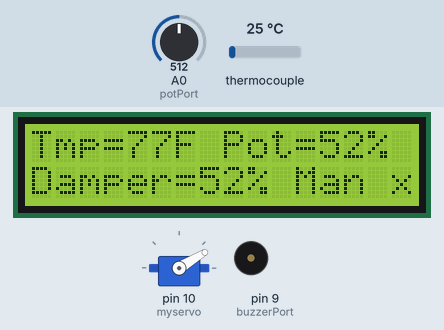
Bench run of a sketch on a simulated Arduino Uno, built with avr-gcc and run on an emulated ATmega328P. Shown: servo, 16×2 character LCD, buzzer (waves = sounding, pin HIGH). The test bench sets the inputs (shaded band); at power-on: A0 (potPort) = 512, thermocouple 25 °C. What the sketch prints to the serial monitor is not drawn.

Above: at 11.1 s.
11.2 s: A0 (potPort) set to 1023
At 16.3 s:
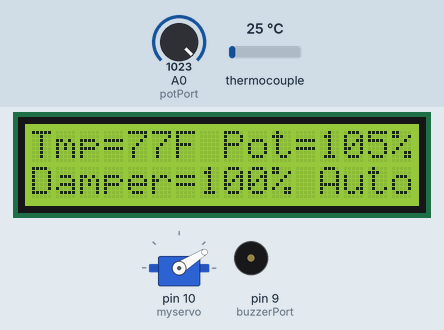
21.1 s: thermocouple set to 6 °C
At 30.9 s:
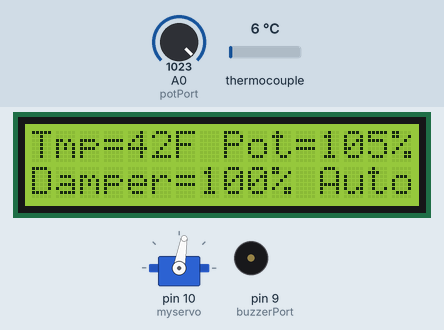
31.0 s: A0 (potPort) set to 963
At 36.1 s:
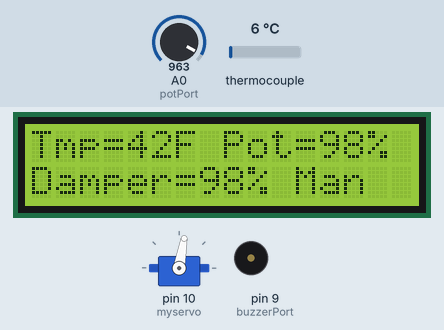
40.9 s: A0 (potPort) set to 942
At 45.7 s:
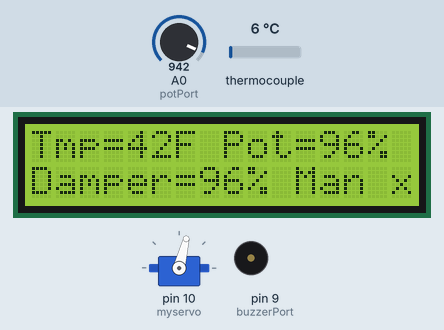
50.8 s: A0 (potPort) set to 716
At 59.6 s:
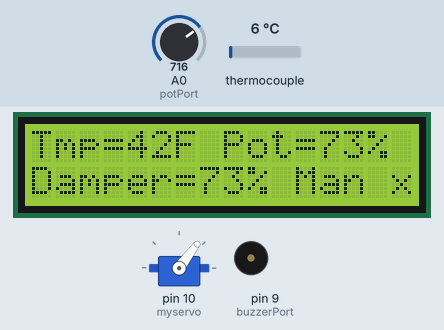
60.7 s: A0 (potPort) set to 679
At 70.8 s:
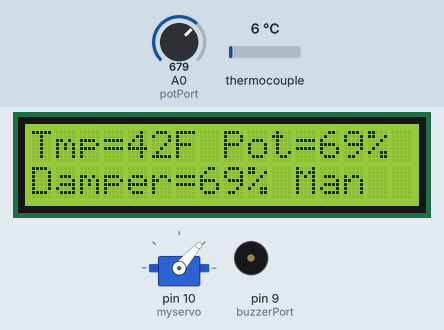
Timing chart, 0 to 72.3 s (numbered marks = the images above; inputs shaded):
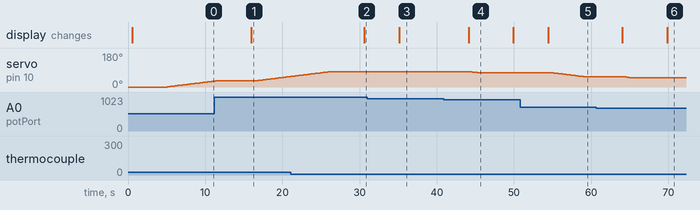

Measured:
- the behaviour switches between 955 and 954 on A0 (potPort) (found by bisection; images 3 and 4)
- the behaviour switches between 692 and 691 on A0 (potPort) (found by bisection; images 5 and 6)
- after the input at 11.2 s, the display: changes after 4.8 s (image 1)
- after the input at 21.1 s, the display: changes after 9.5 s (image 2)
- after the input at 31.0 s, the display: changes after 4.1 s (image 3)
- after the input at 40.9 s, servo on pin 10 (myservo): 80° → 79° after 3.7 s, → 78° 0.20 s later, → 77° 0.20 s later, → 76° 0.20 s later; the display: changes after 3.2 s (image 4)
- after the input at 50.8 s, servo on pin 10 (myservo): moves from 76° to 53° over 4.4 s, starting after 4.2 s; the display: changes after 3.7 s (image 5)
- after the input at 60.7 s, servo on pin 10 (myservo): 53° → 52° after 3.9 s, → 51° 0.20 s later, → 50° 0.20 s later, → 49° 0.20 s later; the display: first changes after 3.4 s (image 6 shows a later state)

The sketch:

StoveRegulator_v2.0.ino
```cpp
// (licence header left out)
// Include libraries for max6675, servo, LCD, and math.
#include <max6675.h>
#include <Servo.h>
#include <LiquidCrystal.h>
#include <math.h>

// Thermocouple pin mapping variables and compensation error variable:
int thermoCsPort = 6;               // CS pin on MAX6675; chip select
int thermoSoPort = 7;               // SO pin of MAX6675; serial output
int thermoSckkPort = 8;             // SCK pin of MAX6675; serial clock input
float error = 0.0;                  // Temperature compensation error

// Buzzer setup variables:
int buzzerPort = 9;               // Buzzer port id
int buzzerRefillFrequency = 1900; // Buzzer tone frequency for refill alarm
int buzzerRefillRepeat = 3;       // Number of refill alarm tones
int buzzerRefillDelay = 1000;     // Delay between refill alarm tones
int buzzerEndFrequency = 950;     // Buzzer tone frequency for end of fire damper close alarm
int buzzerEndRepeat = 2;          // Number of tones for end of fire damper close alarm
int buzzerEndDelay = 2000;        // Delay of tone for end of fire damper close alarm

// Potentiometer variables
int servoPort = 0;
int potPort = 0;

// LCD port variables
int lcdPort1 = 12;
int lcdPort2 = 11;
int lcdPort3 = 5;
int lcdPort4 = 4;
int lcdPort5 = 3;
int lcdPort6 = 2;

// Device objects - create servo, therocouple, and lcd objects
Servo myservo;
MAX6675 thermocouple(thermoSckkPort, thermoCsPort, thermoSoPort);
LiquidCrystal lcd(lcdPort1, lcdPort2, lcdPort3, lcdPort4, lcdPort5, lcdPort6);

// Servo calibration settings
float servoCalibration = 1.0;  // 1.0 is neutral cal - adjust value so servo arm drives closed damper when damper variable equals 0 (0%)
float servoOffset = 20;  // offset angle for servo angle adjustment
float servoAngle = 100;  // adjust value to define total angular travel of servo so that cable drives damper from fully opened to fully closed

/*
  Note - regulation variables (Based on PID):
      damper = kP * errP + kI * errI + kD * errD
      errP = targetTempC - temperature
      errI = errP integral
      errD = errP derivative
*/

int temperature = 0;       // initialize temperature variable for C
float temperatureMin = 38; // under this temperature (38C = 100F), the regulation closes the damper if end of fire conditions are met
float targetTempC = 135; // the target temperature as measured by the thermocouple (135 C = 275 F)
float errP = 0.0;          // initialize the proportional term
float errD = 0.0;          // initialize the derivative term
float errI = 0.0;          // initialize the integral term
float errOld = 0.0;        // initialize term used to capture prior cycle ErrP
float kP = 4;              // P coefficient of the PID regulation (was 5)
float kI = 0.001;          // I coefficient of the PID regulation (was 0.0005)
float kD = 1.0;            // D coefficient of the PID regulation (was 0.00005)

float refillTrigger = 5000;// refillTrigger used to notify need of a wood refill
float endTrigger = 25000;  // closeTrigger used to close damper at end of combustion

int pot = 0;
int oldPot = 0;
float potMax = 1023.0;   // Potentiometer calibration
int potRelMax = 100;     // Potentiometer value above which the regulator runs in automatic mode

int angle = 0;
int damper = 0;
int oldDamper = 0;
int diff = 0;
float maxDamper = 100.0;  // Sets maximum damper setting
float minDamper = 0.0;    // Sets minimum damper setting
float zeroDamper = 0.0;   // Sets zero damper setting - note that stove allows some amount of airflow at zero damper

String messageTemp; // Initialize message for temperature output to lcd
String messageDamp; // Initialize message for damper setting output to lcd

boolean endBuzzer = true;
boolean refillBuzzer = true;


// Utility function to convert temperature in C to F
int tempF(int tempC){
 return tempC * 9 / 5 + 32;
}


// arduino setup function
void setup() {
  Serial.begin(9600);  // opens serial port, sets data rate to 9600 bps
  myservo.attach(10);  // attach servo object to pin 10
  myservo.write(0);    // write 0 deg angle to servo object
  myservo.detach();    // detach servo object from its pin
  lcd.begin(16, 2);    // initializes 1602 lcd screen for 16 columns and 2 rows
  pinMode(buzzerPort, OUTPUT); // configure buzzer pin as an output
}


// arduino loop function
void loop() {

  temperature = thermocouple.readCelsius();  // read thermocouple temp in C

  delay(500);

  if (temperature == -1) {
    Serial.println("Thermocouple Error."); // if temperature is read as -1 report a thermocouple error to serial output
  } else {

    pot = analogRead(potPort); // reads the value of the potentiometer (value between 0 and 1023)
    pot = map(pot, 0, potMax, 0, 105); // scale potentiometer reading to 0 to 105%; note that setting above 100% invokes automatic mode

    if (pot <= potRelMax ) {
      // Manual damper regulation mode if potentiometer reads 100% or less
      errI = 0;  // reset integral term based on user intent for manual control
      errD = 0;  // reset derivative term based on user intent for manual control
      endBuzzer = true;  // setting to disable end of fire buzzer
      refillBuzzer = true;  //setting to disable refill buzzer
      damper = round(pot * maxDamper / 100);  // scales damper setting according to max setting
      messageDamp = "Damper=" + String(damper) + "% Man"; // set damper output message
    }
    else
    {
      if (errI < endTrigger) {
        // Automatic PID regulation
        errP = targetTempC - temperature;  // set proportional term
        errI = errI + errP;                // update integral term
        errD = errP - errOld;              // update derivative term
        errOld = errP;
        // set damper position and limit damper values to physical constraints
        damper = kP * errP + kI * errI + kD * errD;
        if (damper < minDamper) damper = minDamper;
        if (damper > maxDamper) damper = maxDamper;

        messageDamp = "Damper=" + String(damper) + "% Auto";

        //Refill Alarm
        if (errI > refillTrigger) {
          messageDamp = "Damper=" + String(damper) + "% Fill";
          if (refillBuzzer) {
            for (int i = 0; i < buzzerRefillRepeat; i++) {
              tone(buzzerPort, buzzerRefillFrequency);
              delay(buzzerRefillDelay);
              noTone(buzzerPort);
              delay(buzzerRefillDelay);
            }
            refillBuzzer = false;
          }
          if (temperature > targetTempC) {
            errI = 0;  // reset integral term after wood refill
            errD = 0;  // reset derivative term after wood refill
            refillBuzzer = true;  // reset buzzer toggle
          }
        }

      }

      else {
        // End of combustion condition for errI >= endTrigger

        // Check if temp >= target temp (wood has been filled)
        if (temperature >= targetTempC) {
          errI = 0;  // reset integral term after wood refill
          errD = 0;  // reset derivative term after wood refill
        }

        messageDamp = "Damper=" + String(damper) + "% End";

        if (temperature < temperatureMin) {
          damper = zeroDamper;
        }
        if (endBuzzer) {
          for (int i = 0; i < buzzerEndRepeat; i++) {
            tone(buzzerPort, buzzerEndFrequency);
            delay(buzzerEndDelay);
            noTone(buzzerPort);
            delay(buzzerEndDelay);
          }
          endBuzzer = false;
        }
      }
    }

    // Display messages on LCD
    lcd.clear();
    lcd.setCursor(0, 0);
    messageTemp = "Tmp=" + String(tempF(temperature)) + "F" + " Pot=" + round(pot) + "%";
    lcd.print(messageTemp);  // output temperature message to upper left quadrant of lcd
    lcd.setCursor(0, 1);
    lcd.print(messageDamp);  // output damper message to upper right quadrant of lcd


    // Drive servo and print damper position to the lcd
    diff = damper - oldDamper;
    if (abs(diff) > 2) {  // move servo only if damper position change is more than 2%
      lcd.print(" x");    // print x after damper message to indicate damper is actively changing
      delay(500);
      myservo.attach(10);
      if (diff > 0) {  // action if damper should be opened
        for (int i = 0; i < diff; i++) {
          angle = (oldDamper + i + 1) * servoAngle / (maxDamper * servoCalibration) - servoOffset;
          myservo.write(angle);
          delay(200);
        }
      }

      if (diff < 0) {  // action if damper should be closed
        for (int i = 0; i < abs(diff); i++) {
          angle = (oldDamper - i - 1) * servoAngle / (maxDamper * servoCalibration) - servoOffset;
          myservo.write(angle);
          delay(200);
        }
      }

      myservo.detach();

      oldPot = pot;
      oldDamper =  damper;

    }

    // Regulator model data via serial output
    Serial.print(round(damper/maxDamper * 100));
    Serial.print(",");
    Serial.print(tempF(temperature));
    Serial.print(",");
    Serial.print(errP);
    Serial.print(",");
    Serial.print(errI);
    Serial.print(",");
    Serial.print(errD);
    Serial.print(",");
    Serial.println();

    delay(4000);

  }
}
```
